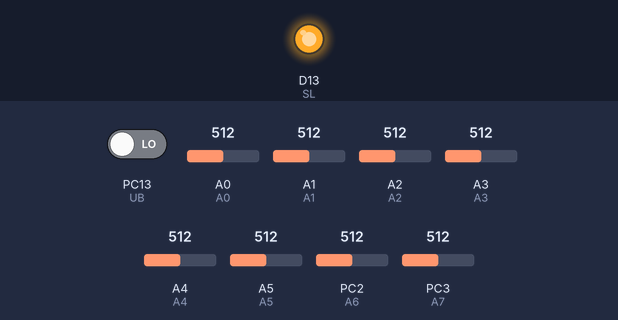
Bench run of a sketch on a simulated STM32 Nucleo. Parts: output pins drawn as LEDs (lit = HIGH). Dashed ring = blinking. The test bench sets the inputs (shaded band); at power-on: A0 = 512, PC13 (UB) LOW, A1 = 512, A2 = 512, A3 = 512, A4 = 512, A5 = 512, PC2 (A6) = 512, PC3 (A7) = 512. What the sketch prints to the serial monitor is not drawn.

Above: at 3.45 s.
3.8 s: A0 set to 190
10.0 s: PC13 (UB) driven HIGH
At 10.36 s:
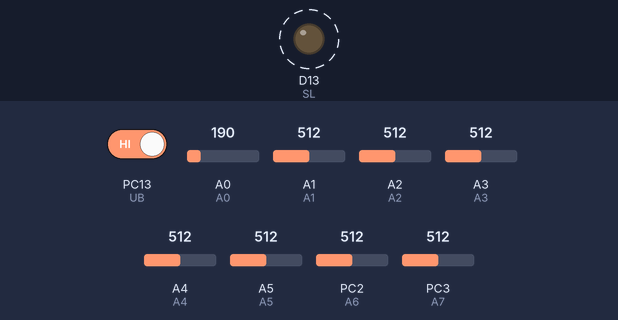
13.6 s: PC13 (UB) driven LOW
At 14.06 s:
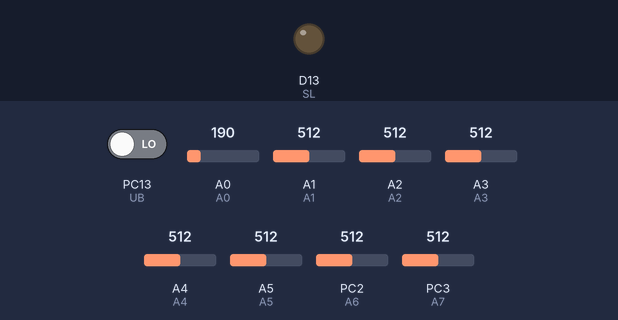
Timing chart, 0 to 23.2 s (numbered marks = the images above; inputs shaded):
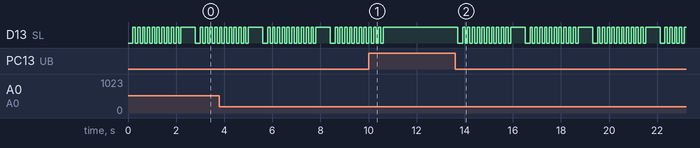

Measured:
- after the input at 10.0 s, D13 (SL): goes on until 10.6 s, then stays HIGH
- after the input at 13.6 s, D13 (SL): HIGH → LOW after 0.11 s, then repeats every 2.8 s: 10 × (HIGH 0.10 s, LOW 0.10 s), HIGH 0.60 s, LOW 0.20 s
- by itself, D13 (SL): moves between LOW and HIGH, repeating every 2.8 s

The sketch:

Soldering-tester.ino
```cpp
/*
 * SOLDERING TESTER v0.1
 *
 * made by chiptron.cz
 * 3/2020
 *
 * Put the external resistors (3k3 - 10k) between Vcc Nucleo board and Analog Inputs of Nucleo board
 * Probe GND of Nucleo board to Vcc of tested board
 * Probe inputs (A0, A1,...) to pin (e.g. GPIO) of tested board
 *
 * Push the user button for the soldering test
 * If the LED is blinking, some analog channel is badly soldered, otherwise it is ok
 *
 */


#define A0 PA0
#define A1 PA1
#define A2 PA4
#define A3 PB0
#define A4 PC1
#define A5 PC0
#define A6 PC2
#define A7 PC3

#define UB PC13 // user button
#define SL PA5  // status LED

#define ADCformula (1000 * (3.3 / 1023.0))

float anaVal = 0;

void setup() {

  Serial.begin(115200);

  pinMode(UB, INPUT); // user button
  pinMode(SL, OUTPUT);  //status LED

  pinMode(A0, INPUT);
  pinMode(A1, INPUT);
  pinMode(A2, INPUT);
  pinMode(A3, INPUT);
  pinMode(A4, INPUT);
  pinMode(A5, INPUT);
  pinMode(A6, INPUT);
  pinMode(A7, INPUT);

  digitalWrite(SL, LOW);
}

void loop() {

  bool error = false;
  digitalWrite(SL, HIGH);

  if(!(digitalRead(UB)))
  {
    digitalWrite(SL, LOW);
    delay(100);
    digitalWrite(SL, HIGH);
    Serial.println("Start of testing");

    for(uint8_t i=0; i <= 7; i++)
    {
      anaVal = 0;
      switch (i)
      {
        case 0:
          anaVal = analogRead(A0) * ADCformula;
          break;

        case 1:
          anaVal = analogRead(A1) * ADCformula;
          break;

        case 2:
          anaVal = analogRead(A2) * ADCformula;
          break;

        case 3:
          anaVal = analogRead(A3) * ADCformula;
          break;

        case 4:
          anaVal = analogRead(A4) * ADCformula;
          break;

        case 5:
          anaVal = analogRead(A5) * ADCformula;
          break;

        case 6:
          anaVal = analogRead(A6) * ADCformula;
          break;

        case 7:
          anaVal = analogRead(A7) * ADCformula;
          break;

        default:
          break;
      }

      if((anaVal >= 200) && (anaVal <= 800))
      {
        Serial.print("OK: channel ");
        Serial.print(i);
        Serial.print("; ");
        Serial.print(anaVal);
        Serial.println(" mV");
      }
      else
      {
        Serial.print("Badly soldered: channel ");
        Serial.print(i);
        Serial.print("; ");
        Serial.print(anaVal);
        Serial.println(" mV");
        error = true;
      }
    }
  }

  if(error)
  {
    for(uint8_t j=0; j<=10; j++)
    {
      digitalWrite(SL, LOW);
      delay(100);
      digitalWrite(SL, HIGH);
      delay(100);
    }
  }
  delay(500);
}
```
